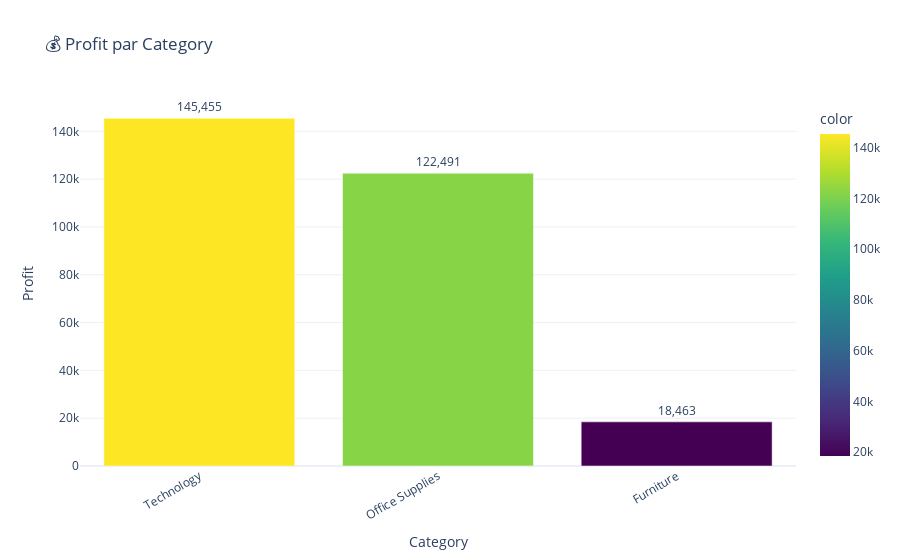
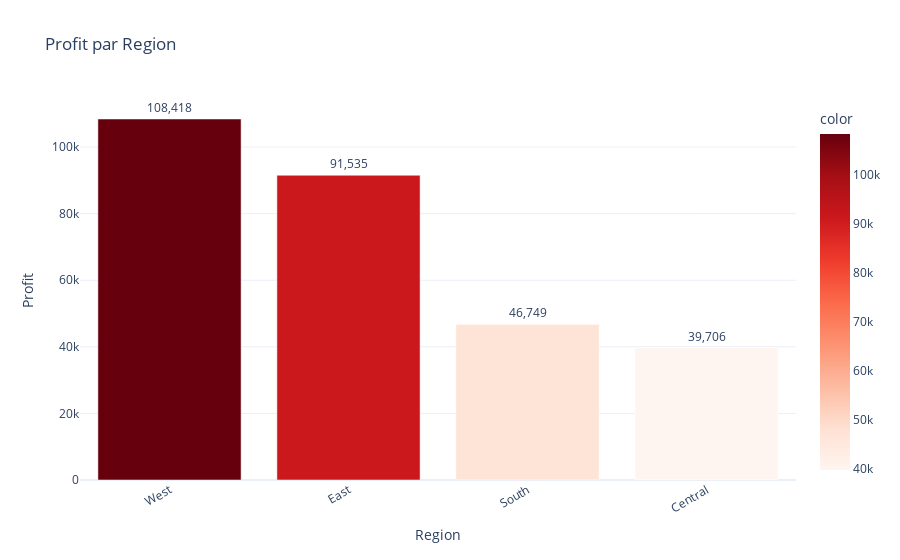

The notebook cell these images were saved under, in order:
### Markdown cell above
* Analyse par Catégorie et Région

### Code cell
# Profit par catégorie
profit_category = df_cleaned.groupby('category')['profit'].sum().sort_values(ascending=False)
print(profit_category)

# Profit par région
profit_region = df_cleaned.groupby('region')['profit'].sum().sort_values(ascending=False)
print(profit_region)

# Visualisation avec Plotly
fig = px.bar(
    profit_category,
    x=profit_category.index,
    y=profit_category.values,
    title="💰 Profit par Category",
    labels={'x':'Category','y':'Profit'},
    color=profit_category.values,
    color_continuous_scale='Viridis'
)

fig.update_traces(texttemplate='%{y:,.0f}', textposition='outside')
fig.update_layout(template='plotly_white', xaxis_tickangle=-30)
fig.show()

fig = px.bar(profit_region, x=profit_region.index, y=profit_region.values, 
             title="Profit par Region", labels={'x':'Region','y':'Profit'}, color=profit_region.values, color_continuous_scale="Reds")
fig.update_traces(texttemplate='%{y:,.0f}', textposition='outside')
fig.update_layout(template='plotly_white', xaxis_tickangle=-30)
fig.show()

### Figure 1 — Plotly figure (JSON) as saved in the notebook; plotly's stock layout.template omitted (floating-point values rounded to 4 significant figures)
{"data": [{"hovertemplate": "Category=%{x}<br>Profit=%{y}<br>color=%{marker.color}<extra></extra>", "legendgroup": "", "marker": {"color": [145500.0, 122500.0, 18460.0], "coloraxis": "coloraxis", "pattern": {"shape": ""}}, "name": "", "orientation": "v", "showlegend": false, "textposition": "outside", "texttemplate": "%{y:,.0f}", "type": "bar", "x": ["Technology", "Office Supplies", "Furniture"], "xaxis": "x", "y": [145500.0, 122500.0, 18460.0], "yaxis": "y"}], "layout": {"barmode": "relative", "coloraxis": {"colorbar": {"title": {"text": "color"}}, "colorscale": [[0, "#440154"], [0.1111, "#482878"], [0.2222, "#3e4989"], [0.3333, "#31688e"], [0.4444, "#26828e"], [0.5556, "#1f9e89"], [0.6667, "#35b779"], [0.7778, "#6ece58"], [0.8889, "#b5de2b"], [1, "#fde725"]]}, "legend": {"tracegroupgap": 0}, "title": {"text": "💰 Profit par Category"}, "xaxis": {"anchor": "y", "domain": [0, 1], "tickangle": -30, "title": {"text": "Category"}}, "yaxis": {"anchor": "x", "domain": [0, 1], "title": {"text": "Profit"}}}}

### Figure 2 — Plotly figure (JSON) as saved in the notebook; plotly's stock layout.template omitted (floating-point values rounded to 4 significant figures)
{"data": [{"hovertemplate": "Region=%{x}<br>Profit=%{y}<br>color=%{marker.color}<extra></extra>", "legendgroup": "", "marker": {"color": [108400.0, 91530.0, 46750.0, 39710.0], "coloraxis": "coloraxis", "pattern": {"shape": ""}}, "name": "", "orientation": "v", "showlegend": false, "textposition": "outside", "texttemplate": "%{y:,.0f}", "type": "bar", "x": ["West", "East", "South", "Central"], "xaxis": "x", "y": [108400.0, 91530.0, 46750.0, 39710.0], "yaxis": "y"}], "layout": {"barmode": "relative", "coloraxis": {"colorbar": {"title": {"text": "color"}}, "colorscale": [[0, "rgb(255,245,240)"], [0.125, "rgb(254,224,210)"], [0.25, "rgb(252,187,161)"], [0.375, "rgb(252,146,114)"], [0.5, "rgb(251,106,74)"], [0.625, "rgb(239,59,44)"], [0.75, "rgb(203,24,29)"], [0.875, "rgb(165,15,21)"], [1, "rgb(103,0,13)"]]}, "legend": {"tracegroupgap": 0}, "title": {"text": "Profit par Region"}, "xaxis": {"anchor": "y", "domain": [0, 1], "tickangle": -30, "title": {"text": "Region"}}, "yaxis": {"anchor": "x", "domain": [0, 1], "title": {"text": "Profit"}}}}
